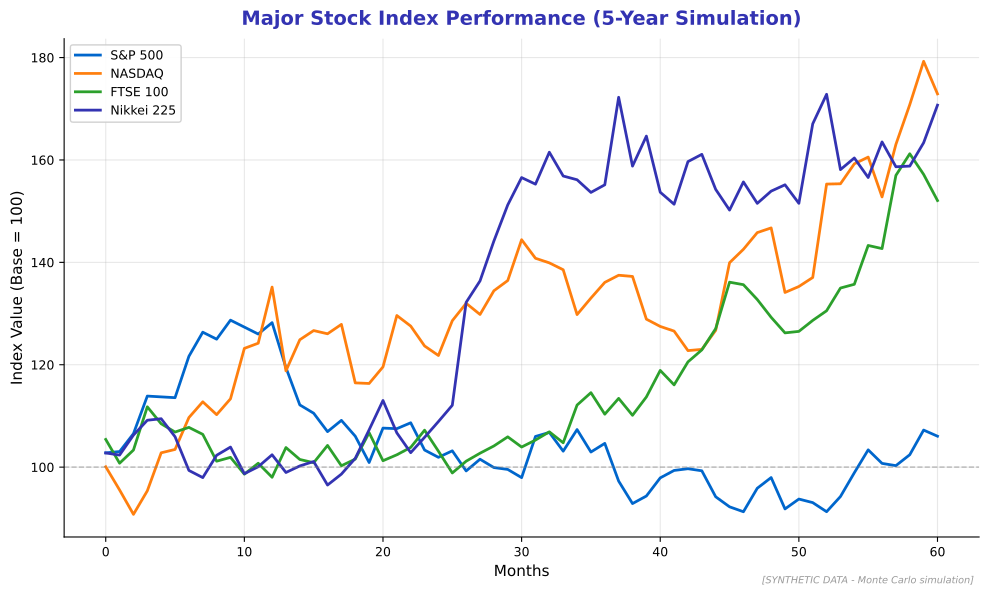

Source code (Python):
"""
Major Stock Index Performance
Shows relative performance of global indices

Output: stock_indices.pdf
Module: module_04_traditional
Lesson: 37 - Financial Markets
"""

from pathlib import Path
import matplotlib.pyplot as plt
import numpy as np

plt.rcParams.update({
    'font.size': 10,
    'axes.labelsize': 10,
    'axes.titlesize': 11,
    'xtick.labelsize': 9,
    'ytick.labelsize': 9,
    'legend.fontsize': 9,
    'figure.figsize': (10, 6),
    'figure.dpi': 150
})

MLPURPLE = '#3333B2'
MLBLUE = '#0066CC'
MLORANGE = '#FF7F0E'
MLGREEN = '#2CA02C'
MLRED = '#D62728'

def create_chart():
    fig, ax = plt.subplots(figsize=(10, 6))

    np.random.seed(42)

    # Simulated index performance (normalized to 100)
    months = np.arange(0, 61)  # 5 years monthly

    # Base returns with different characteristics
    sp500 = 100 * np.cumprod(1 + np.random.normal(0.008, 0.04, len(months)))
    nasdaq = 100 * np.cumprod(1 + np.random.normal(0.01, 0.05, len(months)))
    ftse = 100 * np.cumprod(1 + np.random.normal(0.005, 0.035, len(months)))
    nikkei = 100 * np.cumprod(1 + np.random.normal(0.006, 0.045, len(months)))

    ax.plot(months, sp500, color=MLBLUE, linewidth=2, label='S&P 500')
    ax.plot(months, nasdaq, color=MLORANGE, linewidth=2, label='NASDAQ')
    ax.plot(months, ftse, color=MLGREEN, linewidth=2, label='FTSE 100')
    ax.plot(months, nikkei, color=MLPURPLE, linewidth=2, label='Nikkei 225')

    ax.axhline(y=100, color='gray', linestyle='--', linewidth=1, alpha=0.5)

    ax.set_xlabel('Months', fontsize=11)
    ax.set_ylabel('Index Value (Base = 100)', fontsize=11)
    ax.set_title('Major Stock Index Performance (5-Year Simulation)', fontsize=14,
                 fontweight='bold', color=MLPURPLE, pad=10)

    ax.legend(loc='upper left', framealpha=0.9)
    ax.grid(True, alpha=0.3)

    ax.spines['top'].set_visible(False)
    ax.spines['right'].set_visible(False)

    fig.text(0.98, 0.02, '[SYNTHETIC DATA - Monte Carlo simulation]',
             fontsize=7, color='#999999', ha='right', style='italic')

    plt.tight_layout()

    output_path = Path(__file__).parent / 'stock_indices.pdf'
    plt.savefig(output_path, format='pdf', dpi=300, bbox_inches='tight')
    plt.close()
    print(f"Chart saved to: {output_path}")
    return output_path

if __name__ == '__main__':
    create_chart()
